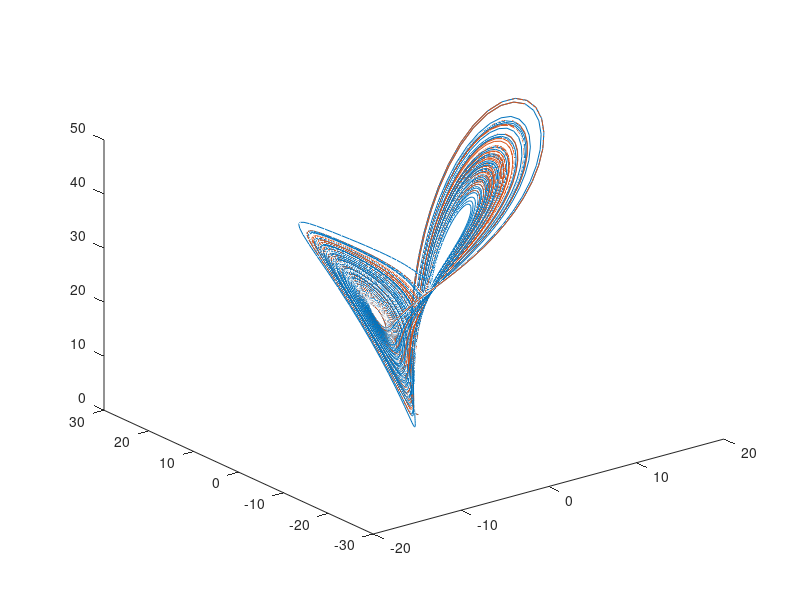

This chart was generated by the following MATLAB code:
clear; clc; close all;

rho = 28;
sigma = 10;
beta = 8/3;

odeFun = @(t,x) [sigma*(x(2)-x(1)); x(1)*(rho-x(3))-x(2); x(1)*x(2)-beta*x(3)];

trange = 0:0.01:100;
init = [1 1 1];

[t,x] = ode45(odeFun, trange, init);
plot3(x(:,1),x(:,2),x(:,3))

hold on
init = [1.000001 1 1];
[t,x] = ode45(odeFun, trange, init);
plot3(x(:,1),x(:,2),x(:,3))
